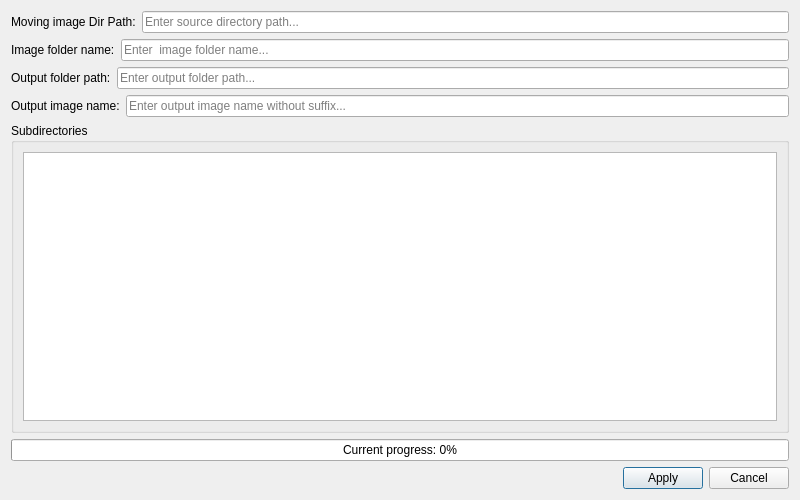
  <widget class="QDialog" name="dialog9">
    <property name="geometry">
        <rect>
            <x>0</x>
            <y>0</y>
            <width>800</width>
            <height>500</height>
        </rect>
    </property>
    <property name="windowTitle">
        <string>PET Dicom2Nifit</string>
    </property>
    <property name="modal">
        <bool>true</bool>
    </property>
    <layout class="QVBoxLayout" name="verticalLayout_dialog9">
        <!-- 第一行：路径输入1 -->
        <item>
            <layout class="QHBoxLayout" name="horizontalLayout_path9">
                <item>
                    <widget class="QLabel" name="label_path9">
                        <property name="text">
                            <string>Moving image Dir Path:</string>
                        </property>
                    </widget>
                </item>
                <item>
                    <widget class="QLineEdit" name="lineEdit_9_1">
                        <property name="placeholderText">
                            <string>Enter source directory path...</string>
                        </property>
                        <property name="minimumWidth">
                            <number>200</number>
                        </property>
                        <property name="maximumWidth">
                            <number>600</number>
                        </property>
                    </widget>
                </item>
            </layout>
        </item>
        
        <!-- 第二行：需要dicom2nifit的文件夹名 -->
        <item>
            <layout class="QHBoxLayout" name="horizontalLayout_path99">
                <item>
                    <widget class="QLabel" name="label_path9">
                        <property name="text">
                            <string>Image folder name:</string>
                        </property>
                    </widget>
                </item>
                <item>
                    <widget class="QLineEdit" name="lineEdit_9_2">
                        <property name="placeholderText">
                            <string>Enter  image folder name...</string>
                        </property>
                        <property name="minimumWidth">
                            <number>200</number>
                        </property>
                        <property name="maximumWidth">
                            <number>600</number>
                        </property>
                    </widget>
                </item>
            </layout>
        </item>
        <!-- 第三行：输出的文件夹路径 -->
        <item>
            <layout class="QHBoxLayout" name="horizontalLayout_path999">
                <item>
                    <widget class="QLabel" name="label_path99">
                        <property name="text">
                            <string>Output folder path:</string>
                        </property>
                    </widget>
                </item>
                <item>
                    <widget class="QLineEdit" name="lineEdit_9_3">
                        <property name="placeholderText">
                            <string>Enter output folder path...</string>
                        </property>
                        <property name="minimumWidth">
                            <number>200</number>
                        </property>
                        <property name="maximumWidth">
                            <number>600</number>
                        </property>
                    </widget>
                </item>
            </layout>
        </item>
        <!-- 第四行：输出的文件名 -->
        <item>
            <layout class="QHBoxLayout" name="horizontalLayout_path99999">
                <item>
                    <widget class="QLabel" name="label_path999899">
                        <property name="text">
                            <string>Output image name:</string>
                        </property>
                    </widget>
                </item>
                <item>
                    <widget class="QLineEdit" name="lineEdit_9_4">
                        <property name="placeholderText">
                            <string>Enter output image name without suffix...</string>
                        </property>
                        <property name="minimumWidth">
                            <number>200</number>
                        </property>
                        <property name="maximumWidth">
                            <number>600</number>
                        </property>
                    </widget>
                </item>
            </layout>
        </item>
        
        <!-- 第五行：带滚动条的显示框 -->
        <item>
            <widget class="QGroupBox" name="groupBox_display9">
                <property name="title">
                    <string>Subdirectories</string>
                </property>
                <layout class="QVBoxLayout" name="verticalLayout_display999">
                    <item>
                        <widget class="QTextEdit" name="textEdit_display9">
                            <property name="readOnly">
                                <bool>true</bool>
                            </property>
                            <property name="lineWrapMode">
                                <enum>QTextEdit::NoWrap</enum>
                            </property>
                        </widget>
                    </item>
                </layout>
            </widget>
        </item>

        <!-- 第六行：进度条 -->
        <item>
            <widget class="QProgressBar" name="progressBar9">
                <property name="minimum">
                <number>0</number>
                </property>
                <property name="maximum">
                <number>100</number>
                </property>
                <property name="value">
                <number>0</number>
                </property>
                <property name="textVisible">
                <bool>true</bool>
                </property>
                <property name="format">
                <string>Current progress: %p%</string>
                </property>
            </widget>
        </item>
        
        <!-- 第七行：按钮 -->
        <item>
            <layout class="QHBoxLayout" name="horizontalLayout_buttons9">
                <item>
                    <spacer name="horizontalSpacer8">
                        <property name="orientation">
                            <enum>Qt::Horizontal</enum>
                        </property>
                        <property name="sizeHint" stdset="0">
                            <size>
                                <width>40</width>
                                <height>20</height>
                            </size>
                        </property>
                    </spacer>
                </item>
                <item>
                    <widget class="QPushButton" name="applyButton9">
                        <property name="text">
                            <string>Apply</string>
                        </property>
                    </widget>
                </item>
                <item>
                    <widget class="QPushButton" name="cancelButton9">
                        <property name="text">
                            <string>Cancel</string>
                        </property>
                    </widget>
                </item>
            </layout>
        </item>
    </layout>
  </widget>
